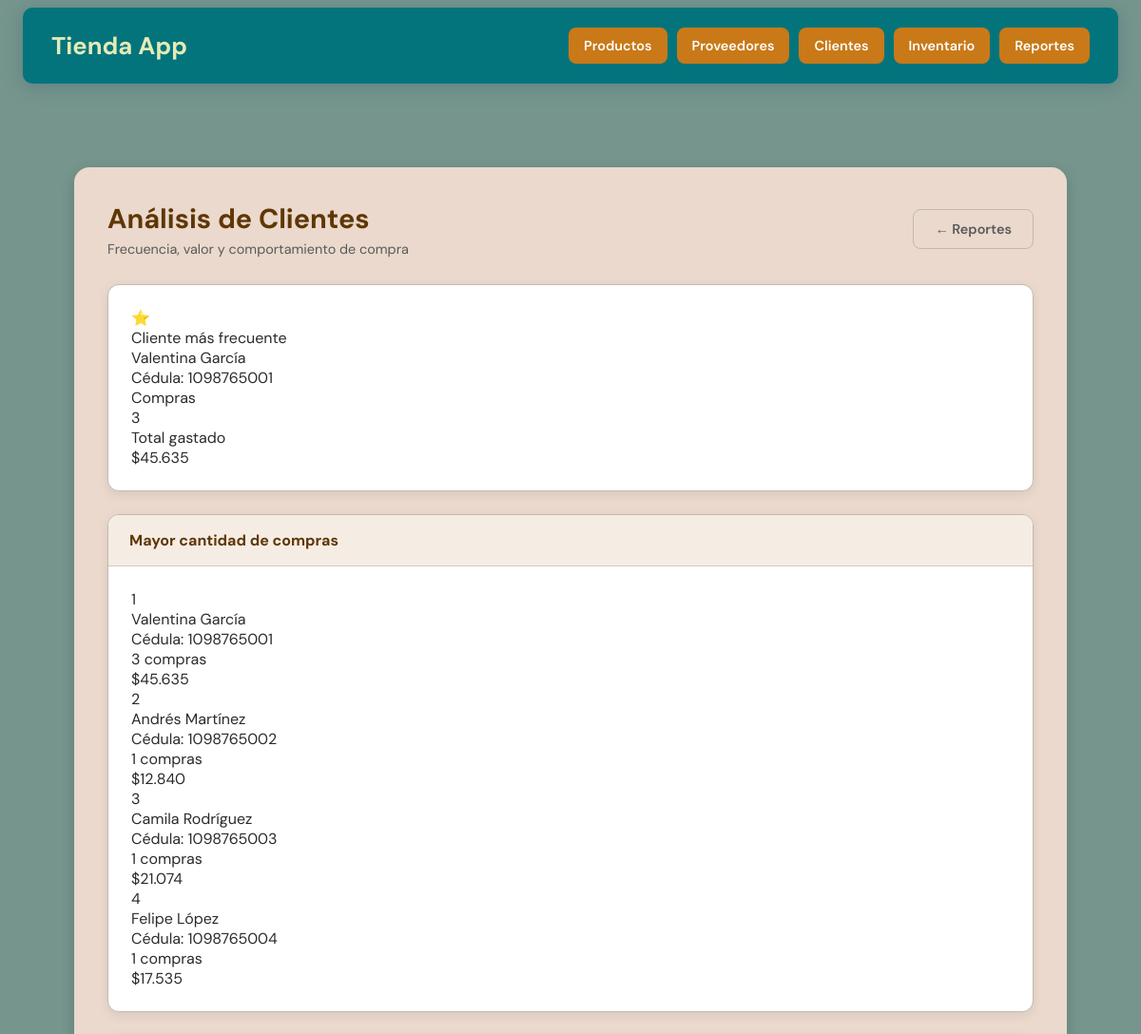
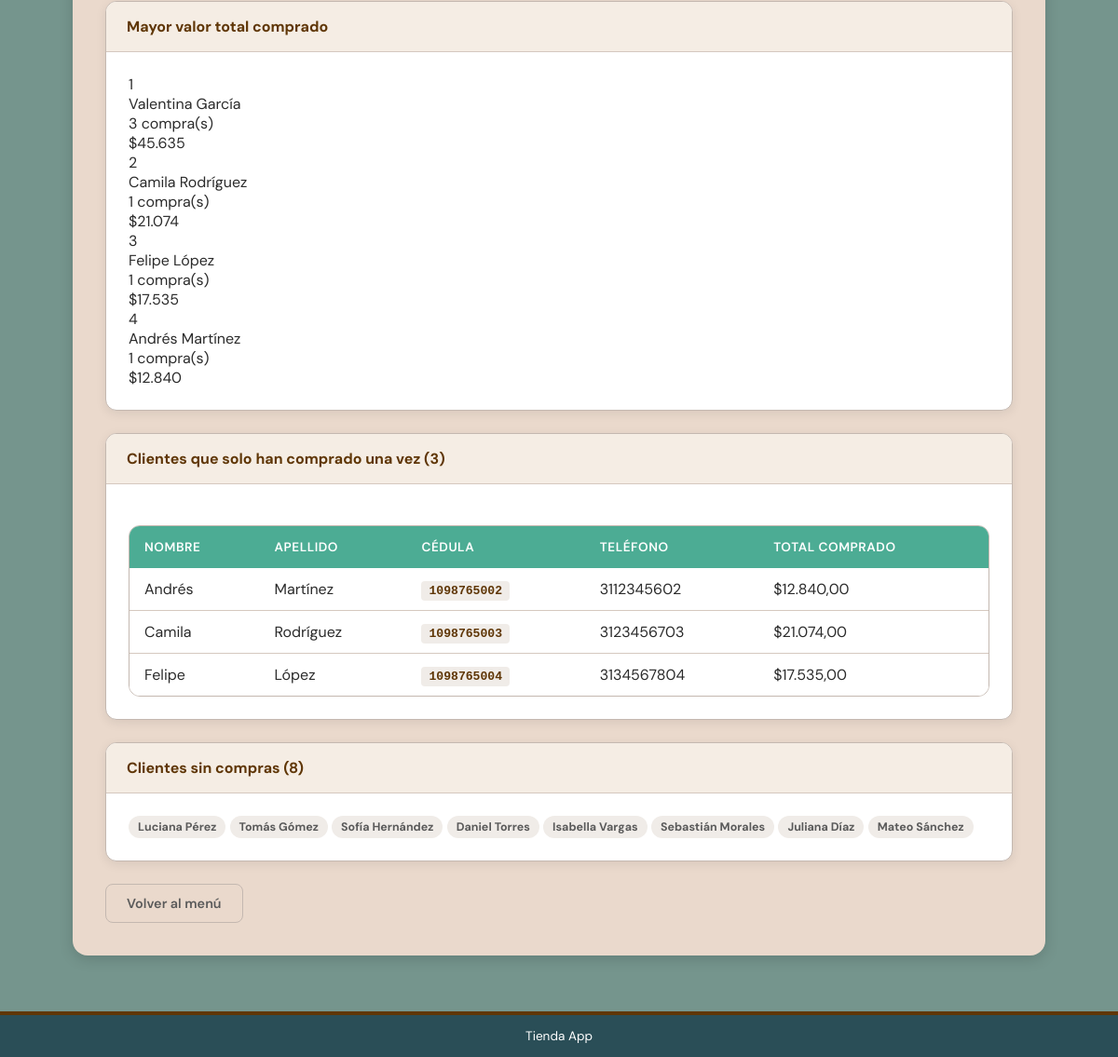
The app's page /reportes/clientes_reporte.php with its own data (2 pictures, top to bottom).
### tables this page shows
CREATE TABLE clientes (
    cedula    VARCHAR(15)  PRIMARY KEY,
    nombre    VARCHAR(60)  NOT NULL,
    apellido  VARCHAR(60)  NOT NULL,
    telefono  VARCHAR(15)  NOT NULL,
    correo    VARCHAR(100) NOT NULL
);

### reportes/clientes_reporte.php (the view, shortened to what this page needs)
<?php
require_once '../conexion.php';
$todos = $pdo->query("SELECT * FROM v_resumen_clientes ORDER BY num_compras DESC")->fetchAll();
$frecuente   = $pdo->query("SELECT * FROM v_resumen_clientes ORDER BY num_compras DESC LIMIT 1")->fetch();
$una_vez     = $pdo->query("SELECT * FROM v_resumen_clientes WHERE num_compras = 1")->fetchAll();
$mas_compras = array_filter($todos, fn($c) => $c['num_compras'] > 0);
$sin_compras = array_filter($todos, fn($c) => $c['num_compras'] == 0);
$por_valor   = array_filter($todos, fn($c) => $c['num_compras'] > 0);
usort($por_valor, fn($a,$b) => $b['total_comprado'] <=> $a['total_comprado']);
?>
<!DOCTYPE html>
<html lang="es">
<head>
  <link rel="stylesheet" href="../css/style.css">
</head>
<body class="pagina-interior">
<?php include '../includes/navbar.php'; ?>
<div class="app-layout">
  <main class="content">
    <div class="content-header">
      <div>
        <h1 class="content-title">Análisis de Clientes</h1>
        <p class="content-subtitle">Frecuencia, valor y comportamiento de compra</p>
      </div>
      <a href="reportes.php" class="btn btn-contorno">← Reportes</a>
    </div>
    <?php if ($frecuente && $frecuente['num_compras'] > 0): ?>
    <div class="card card-destacado">
      <div class="card-body destacado-body">
        <div class="destacado-icono">⭐</div>
        <div class="destacado-info">
          <div class="destacado-etiqueta">Cliente más frecuente</div>
          <div class="destacado-nombre"><?= htmlspecialchars($frecuente['nombre'].' '.$frecuente['apellido']) ?></div>
          <div class="destacado-cedula">Cédula: <?= $frecuente['cedula'] ?></div>
        </div>
        <div class="destacado-stats">
          <div>
            <div class="destacado-stat-label">Compras</div>
            <div class="destacado-stat-val"><?= $frecuente['num_compras'] ?></div>
          </div>
          <div>
            <div class="destacado-stat-label">Total gastado</div>
            <div class="destacado-stat-val-verde">$<?= number_format($frecuente['total_comprado'], 0, ',', '.') ?></div>
          </div>
        </div>
      </div>
    </div>
    <?php endif; ?>
    <div class="dos-col">
      <div class="card">
        <div class="card-header"><h3>Mayor cantidad de compras</h3></div>
        <div class="card-body">
          <?php if ($mas_compras): ?>
            <?php foreach (array_values($mas_compras) as $i => $c): ?>
              <div class="rank-fila">
                <div class="rank-num"><?= $i+1 ?></div>
                <div class="rank-info">
                  <div class="rank-nombre"><?= htmlspecialchars($c['nombre'].' '.$c['apellido']) ?></div>
                  <div class="rank-sub">Cédula: <?= $c['cedula'] ?></div>
                </div>
                <div>
                  <div class="rank-val"><?= $c['num_compras'] ?> compras</div>
                  <div class="rank-sub">$<?= number_format($c['total_comprado'], 0, ',', '.') ?></div>
                </div>
              </div>
            <?php endforeach; ?>
          <?php else: ?>
            <div class="estado-vacio"><p>Sin ventas registradas</p></div>
          <?php endif; ?>
        </div>
      </div>
      <div class="card">
        <div class="card-header"><h3>Mayor valor total comprado</h3></div>
        <div class="card-body">
          <?php if ($por_valor): ?>
            <?php foreach (array_values($por_valor) as $i => $c): ?>
              <div class="rank-fila">
                <div class="rank-num"><?= $i+1 ?></div>
                <div class="rank-info">
                  <div class="rank-nombre"><?= htmlspecialchars($c['nombre'].' '.$c['apellido']) ?></div>
                  <div class="rank-sub"><?= $c['num_compras'] ?> compra(s)</div>
                </div>
                <div class="rank-val">$<?= number_format($c['total_comprado'], 0, ',', '.') ?></div>
              </div>
            <?php endforeach; ?>
          <?php else: ?>
            <div class="estado-vacio"><p>Sin ventas</p></div>
          <?php endif; ?>
        </div>
      </div>
    </div>
    <div class="card">
      <div class="card-header">
        <h3>Clientes que solo han comprado una vez (<?= count($una_vez) ?>)</h3>
      </div>
      <div class="card-body">
        <?php if ($una_vez): ?>
          <div class="tabla-wrapper">
            <table class="tabla">
              <thead>
                <tr>
                  <th>Nombre</th><th>Apellido</th>
                  <th>Cédula</th><th>Teléfono</th>
                  <th class="th-right">Total comprado</th>
                </tr>
              </thead>
              <tbody>
              <?php foreach ($una_vez as $c): ?>
                <tr>
                  <td><?= htmlspecialchars($c['nombre']) ?></td>
                  <td><?= htmlspecialchars($c['apellido']) ?></td>
                  <td><span class="codigo-inline"><?= $c['cedula'] ?></span></td>
                  <td><?= htmlspecialchars($c['telefono']) ?></td>
                  <td class="td-verde">$<?= number_format($c['total_comprado'], 2, ',', '.') ?></td>
                </tr>
              <?php endforeach; ?>
              </tbody>
            </table>
          </div>
        <?php else: ?>
          <p class="alerta-info">Ningún cliente ha comprado solo una vez.</p>
        <?php endif; ?>
      </div>
    </div>
    <?php if ($sin_compras): ?>
    <div class="card">
      <div class="card-header"><h3>Clientes sin compras (<?= count($sin_compras) ?>)</h3></div>
      <div class="card-body sin-compras-wrap">
        <?php foreach ($sin_compras as $c): ?>
          <span class="badge badge-secundario"><?= htmlspecialchars($c['nombre'].' '.$c['apellido']) ?></span>
        <?php endforeach; ?>
      </div>
    </div>
    <?php endif; ?>
    <a href="../index.php" class="btn btn-contorno">Volver al menú</a>
  </main>
</div>
<footer class="footer"><p>Tienda App</p></footer>
</body>
</html>

### css/style.css (style rules this page uses)
:root { --primario: #04747C; --primario-osc: #0C444C; --acento: #c97917; --acento-osc: #5f3606; --verde: #067c5e; --verde-claro: #4CAC94; --papeleria: #F59E0B; --papeleria-light: #FEF3C7; --papeleria-dark: #92400E; --drogueria: #10B981; --drogueria-light: #D1FAE5; --drogueria-dark: #065F46; --supermercado: #3B82F6; --supermercado-light: #DBEAFE; --supermercado-dark: #1E40AF; --aseo: #EC4899; --aseo-light: #FCE7F3; --aseo-dark: #9D174D; --exito: #22C55E; --peligro: #EF4444; --advertencia: #F59E0B; --fondo: #75958d; --fondo-content: #ead9cc; --fondo-index: #FCFCEC; --texto: #2b2b2b; --texto-suave: #5a5a5a; --borde: #c4b8b0; --blanco: #ffffff; --radio: 12px; --radio-sm: 8px; --sombra: 0 4px 15px rgba(0,0,0,0.15); --sombra-lg:0 8px 30px rgba(0,0,0,0.2); }
*, *::before, *::after { box-sizing: border-box; margin: 0; padding: 0; font-family: 'DM Sans', sans-serif; }
a { text-decoration: none; color: inherit; }
body.pagina-interior { background-color: var(--fondo); color: var(--texto); min-height: 100vh; display: flex; flex-direction: column; padding-top: 22vh; }
.app-layout { flex: 1; width: 100%; display: flex; justify-content: center; padding: 0 20px; }
.content { width: 90%; max-width: 1200px; background-color: var(--fondo-content); padding: 35px; border-radius: 16px; box-shadow: var(--sombra); }
.content-header { display: flex; align-items: center; justify-content: space-between; margin-bottom: 28px; flex-wrap: wrap; gap: 15px; }
.content-title { font-size: 1.8rem; color: var(--acento-osc); font-weight: 700; }
.content-subtitle { color: var(--texto-suave); font-size: 0.9rem; margin-top: 4px; }
.btn { display: inline-flex; align-items: center; gap: 6px; color: var(--blanco); background-color: var(--verde); padding: 11px 22px; border-radius: var(--radio-sm); font-weight: 600; font-size: 0.9rem; transition: background 0.2s, transform 0.1s; border: none; cursor: pointer; text-decoration: none; }
.btn-contorno { background: transparent; color: var(--texto-suave); border: 1.5px solid var(--borde); }
.tabla-wrapper { overflow-x: auto; border-radius: var(--radio); border: 1px solid var(--borde); margin-top: 20px; }
.tabla { width: 100%; border-collapse: collapse; }
.tabla thead { background-color: var(--verde-claro); color: var(--blanco); }
.tabla th { padding: 14px 16px; text-align: left; font-weight: 600; font-size: 0.85rem; text-transform: uppercase; letter-spacing: 0.04em; white-space: nowrap; }
.tabla td { padding: 12px 16px; background: var(--blanco); border-bottom: 1px solid #d5c8bf; vertical-align: middle; }
.tabla tbody tr:last-child td { border-bottom: none; }
.card { background: var(--blanco); border-radius: var(--radio); border: 1px solid var(--borde); box-shadow: 0 3px 12px rgba(0,0,0,0.08); overflow: hidden; margin-bottom: 24px; }
.card-header { padding: 16px 22px; border-bottom: 1px solid #d5c8bf; display: flex; align-items: center; justify-content: space-between; background: #f5ede4; }
.card-header h3 { font-weight: 700; font-size: 1rem; color: var(--acento-osc); }
.card-body { padding: 24px; }
.badge { display: inline-flex; align-items: center; padding: 4px 10px; border-radius: 999px; font-size: 0.78rem; font-weight: 700; }
.badge-secundario { background: #f0ece8; color: var(--texto-suave); }
.codigo-inline { background: #f0ece8; color: var(--acento-osc); padding: 3px 8px; border-radius: 4px; font-size: 0.82rem; font-family: monospace; font-weight: 600; }
.footer { background-color: #2a4e57; color: var(--blanco); text-align: center; padding: 14px; margin-top: 60px; border-top: 4px solid var(--acento-osc); font-size: 0.85rem; }

### records on screen
clientes: nombre+apellido "Valentina García", cedula "1098765001", num_compras "3", total_comprado "45.635"
clientes: nombre+apellido "Andrés Martínez", cedula "1098765002", num_compras "1", total_comprado "12.840", nombre "Andrés", apellido "Martínez", telefono "3112345602", total_comprado "12.840,00"
clientes: nombre+apellido "Camila Rodríguez", cedula "1098765003", num_compras "1", total_comprado "21.074", nombre "Camila", apellido "Rodríguez", telefono "3123456703", total_comprado "21.074,00"
clientes: nombre+apellido "Felipe López", cedula "1098765004", num_compras "1", total_comprado "17.535", nombre "Felipe", apellido "López", telefono "3134567804", total_comprado "17.535,00"
clientes: nombre+apellido "Luciana Pérez"
clientes: nombre+apellido "Tomás Gómez"
clientes: nombre+apellido "Sofía Hernández"
clientes: nombre+apellido "Daniel Torres"
clientes: nombre+apellido "Isabella Vargas"
clientes: nombre+apellido "Sebastián Morales"
clientes: nombre+apellido "Juliana Díaz"
clientes: nombre+apellido "Mateo Sánchez"

### other values on screen
$frecuente['num_compras'] "3"
$frecuente['total_comprado'] "45.635"
count($una_vez) "3"
count($sin_compras) "8"
